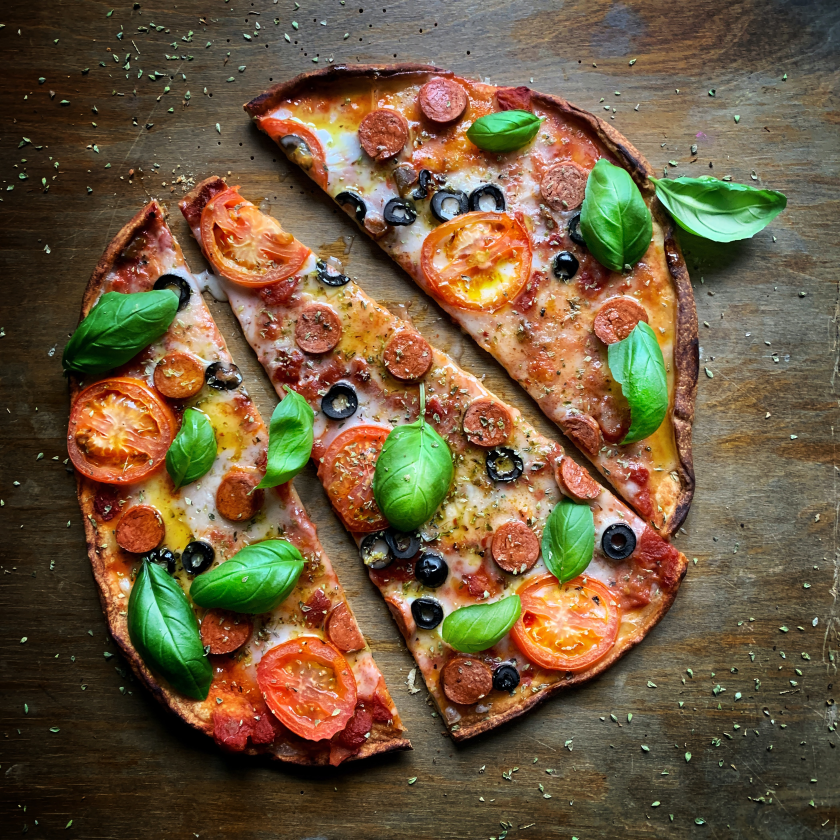
#> input picture opencv/images/pizza.jpg, 4200 x 4200 px (shown at 1/5 size)
$ python advanced.py
#> lines starting #> are read from the running program, lines starting #| are printed output that depends on the picture; after the words box and inside, x2 and y2 are one past the last pixel; in counts of white or black regions, pixels touching at a corner belong together
import cv2 as cv
from cv2 import rectangle
import numpy as np

img=cv.imread('images/pizza.jpg')
#> img is the input picture: shape (4200, 4200, 3); mean B, G, R 62.3, 90.5, 110.6
resize=cv.resize(img,(500,500),cv.ACCESS_WRITE)
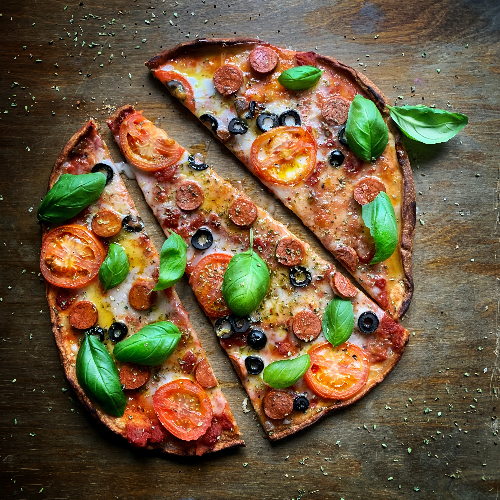
#> resize: shape (500, 500, 3); mean B, G, R 62.2, 90.4, 110.5
blank=np.zeros(resize.shape[:2],dtype='uint8')
#color spaces
#a system for representing colors
#BGR to grayscale
#gray=cv.cvtColor(resize,cv.COLOR_BGR2GRAY)
#BGR to hsv
#hsv=cv.cvtColor(resize,cv.COLOR_BGR2HSV)
#BGR to lab
#lab=cv.cvtColor(resize,cv.COLOR_BGR2LAB)
#

#color channnels
#b,g,r=cv.split(resize)
#blue=cv.merge([b,blank,blank])
#green=cv.merge([blank,g,blank])
#red=cv.merge([blank,blank,r])
#merging color channel
#merge=cv.merge([b,g,r])
#

#bluring
#averaging
#average=cv.blur(resize,(3,3))
#gausian blur
#gauss=cv.GaussianBlur(resize,(7,7),0)
#median blur
#median=cv.medianBlur(img,7)
#bilateral
#bilateral=cv.bilateral(img,10,35,25)
#

#bitwise operater
#pixel is turned off if value 0 and turned on if value 1
#rectangle=cv.rectangle(blank.copy(),(30,30),(370,370),255,-1)
#circle=cv.circle(blank.copy(),(200,200),200,255,-1)
#bitwise and
#bitwise_and=cv.bitwise_and(rectangle,circle)
#bitwise or
#bitwise_or=cv.bitwise_or(rectangle,circle)
#bitwise xor
#bitwise_xor=cv.bitwise_xor(rectangle,circle)
#bitwise not
#bitwise_not=cv.bitwise_not(circle)
#

#masking
mask=cv.circle(blank,(resize.shape[1]//2,resize.shape[0]//2),100,255,-1)
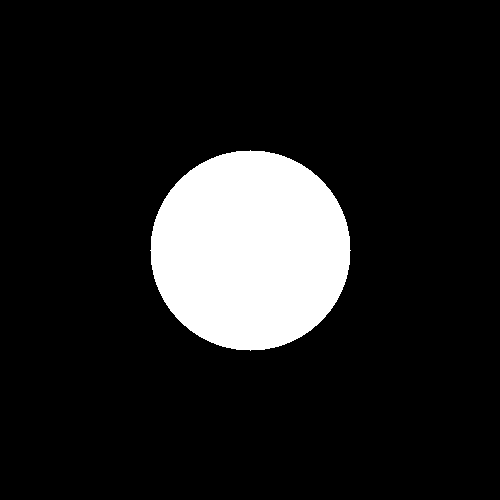
#> blank: shape (500, 500); 12.6% white; 1 white region, box (x1, y1, x2, y2) and area: (150, 150, 351, 351) 31417
masked=cv.bitwise_and(resize,resize,mask=mask)
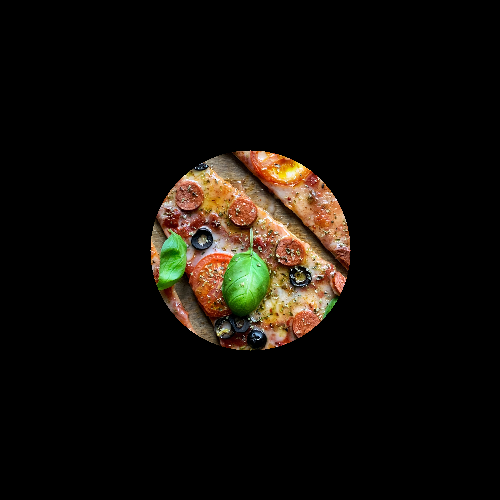
#> masked: shape (500, 500, 3); mean B, G, R 9.1, 14.3, 18.2
cv.imshow('Mask image',masked)
cv.waitKey(0)

$ run again, with opencv/images/burger.jpg copied over opencv/images/pizza.jpg
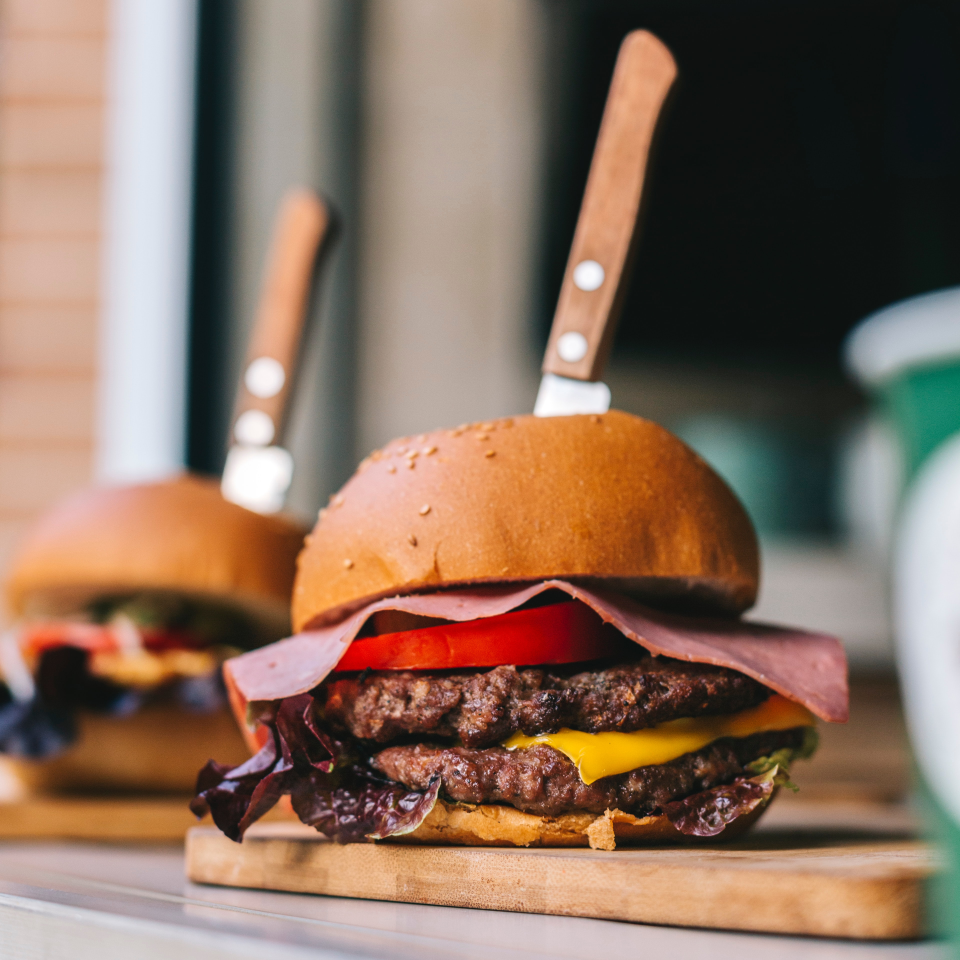
#> input picture opencv/images/burger.jpg, 3840 x 3840 px (shown at 1/4 size)
#> img is the input picture: shape (3840, 3840, 3); mean B, G, R 95, 111.2, 136
#> `resize=cv.resize(img,(500,500),cv.ACCESS_WRITE)`:
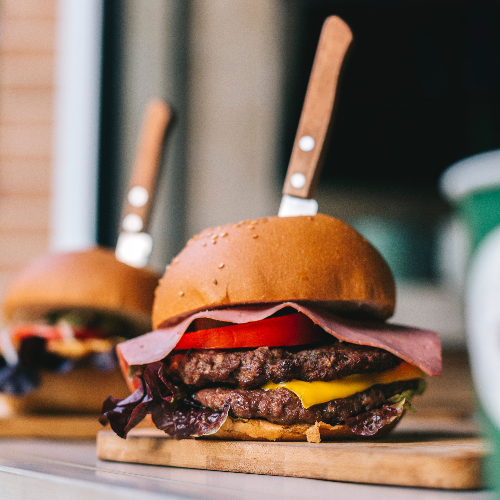
#> resize: shape (500, 500, 3); mean B, G, R 94.9, 111.1, 135.9
#> blank: shape (500, 500); 12.6% white; 1 white region, box (x1, y1, x2, y2) and area: (150, 150, 351, 351) 31417
#> `masked=cv.bitwise_and(resize,resize,mask=mask)`:
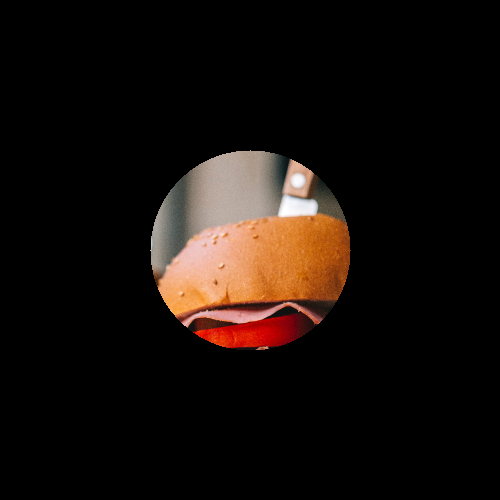
#> masked: shape (500, 500, 3); mean B, G, R 11.3, 15.3, 22.6

$ run again, with opencv/images/face.jpg copied over opencv/images/pizza.jpg
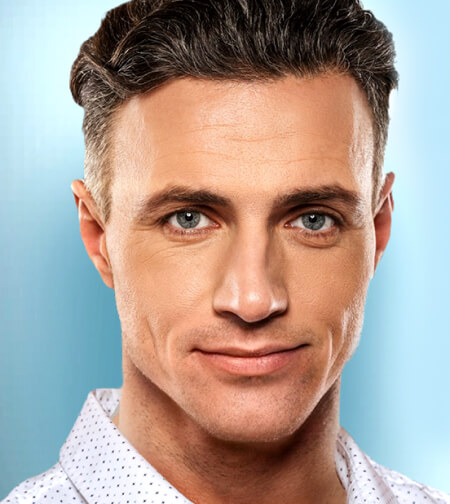
#> input picture opencv/images/face.jpg, 450 x 504 px
#> img is the input picture: shape (504, 450, 3); mean B, G, R 151.9, 160, 174.1
#> `resize=cv.resize(img,(500,500),cv.ACCESS_WRITE)`:
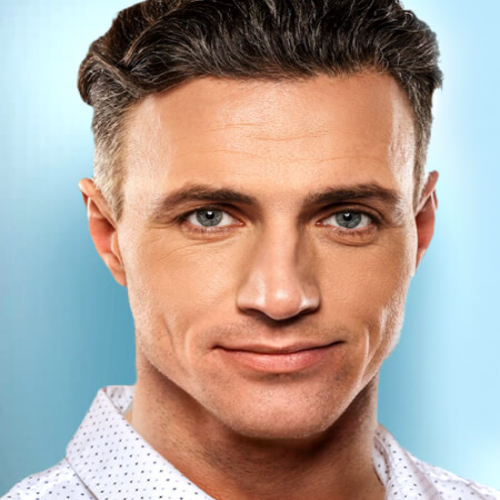
#> resize: shape (500, 500, 3); mean B, G, R 151.8, 159.9, 174
#> blank: shape (500, 500); 12.6% white; 1 white region, box (x1, y1, x2, y2) and area: (150, 150, 351, 351) 31417
#> `masked=cv.bitwise_and(resize,resize,mask=mask)`:
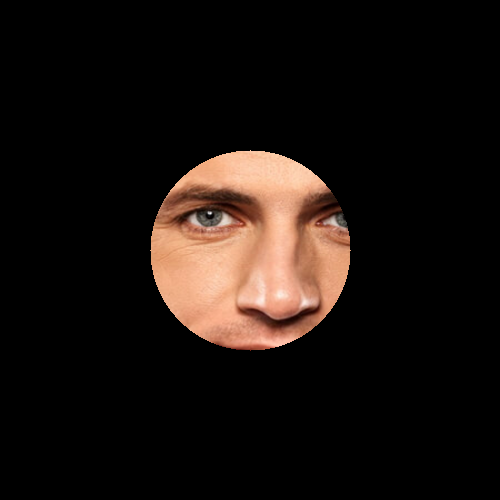
#> masked: shape (500, 500, 3); mean B, G, R 14.5, 18.3, 25.9

$ run again, with opencv/images/hero.jpg copied over opencv/images/pizza.jpg
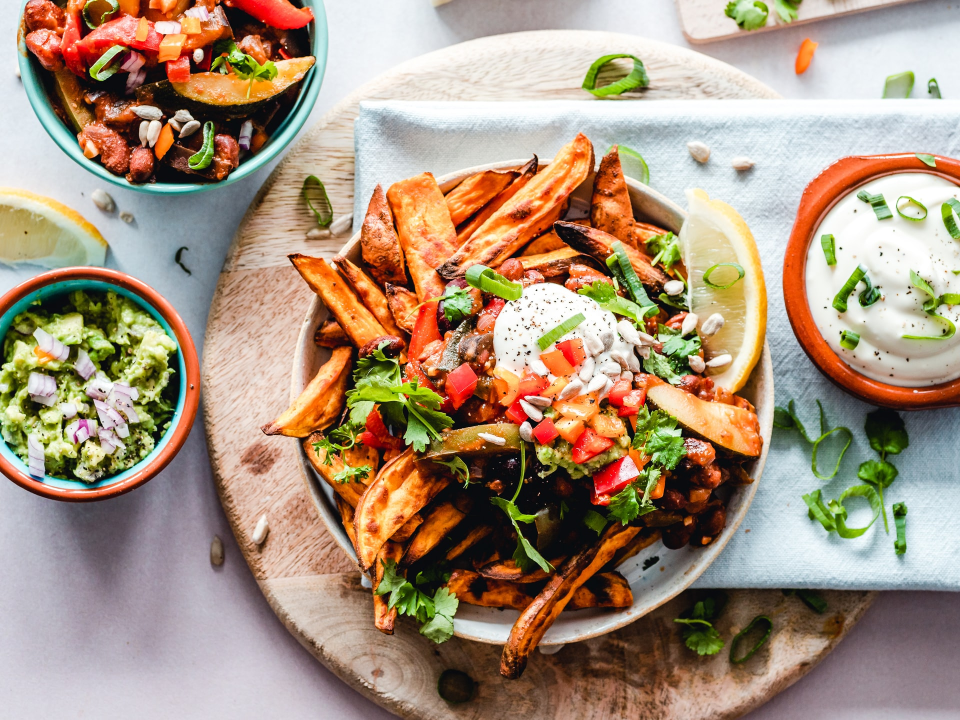
#> input picture opencv/images/hero.jpg, 1920 x 1440 px (shown at 1/2 size)
#> img is the input picture: shape (1440, 1920, 3); mean B, G, R 124.8, 146.4, 167.8
#> `resize=cv.resize(img,(500,500),cv.ACCESS_WRITE)`:
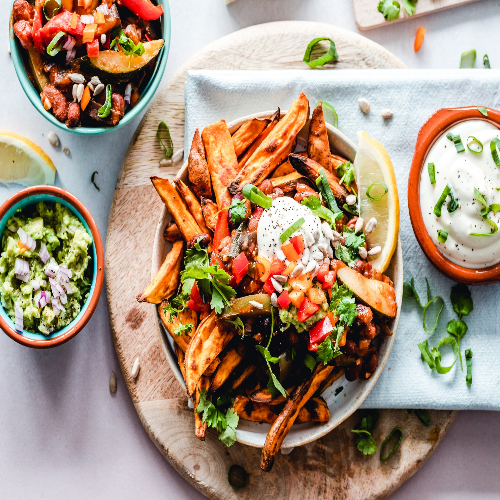
#> resize: shape (500, 500, 3); mean B, G, R 124.6, 146.3, 167.7
#> blank: shape (500, 500); 12.6% white; 1 white region, box (x1, y1, x2, y2) and area: (150, 150, 351, 351) 31417
#> `masked=cv.bitwise_and(resize,resize,mask=mask)`:
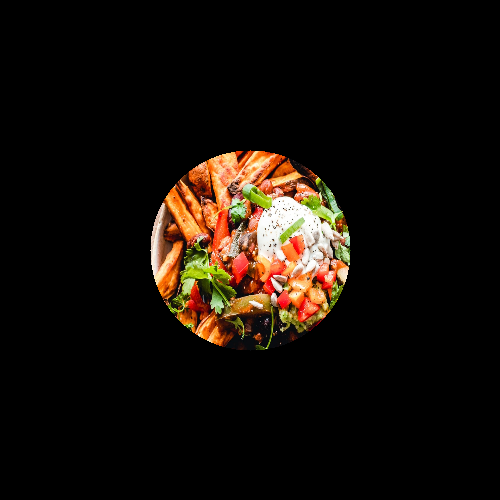
#> masked: shape (500, 500, 3); mean B, G, R 9.1, 15.1, 21.8
